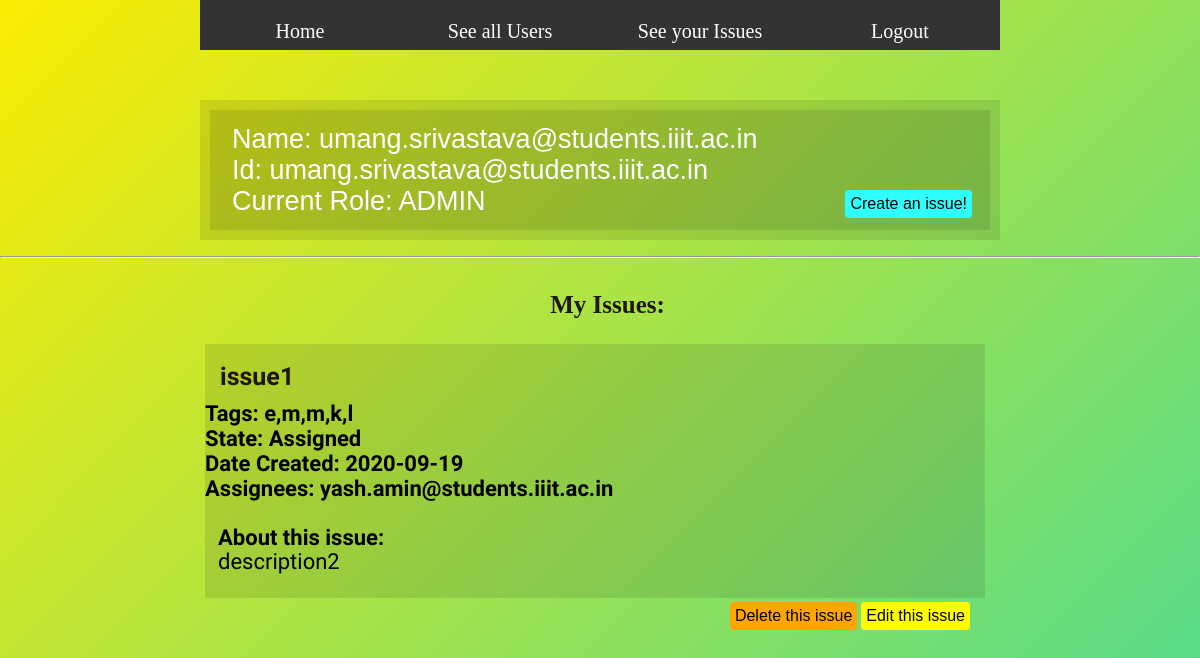
Before: /myissues (signed in) with the older database file.
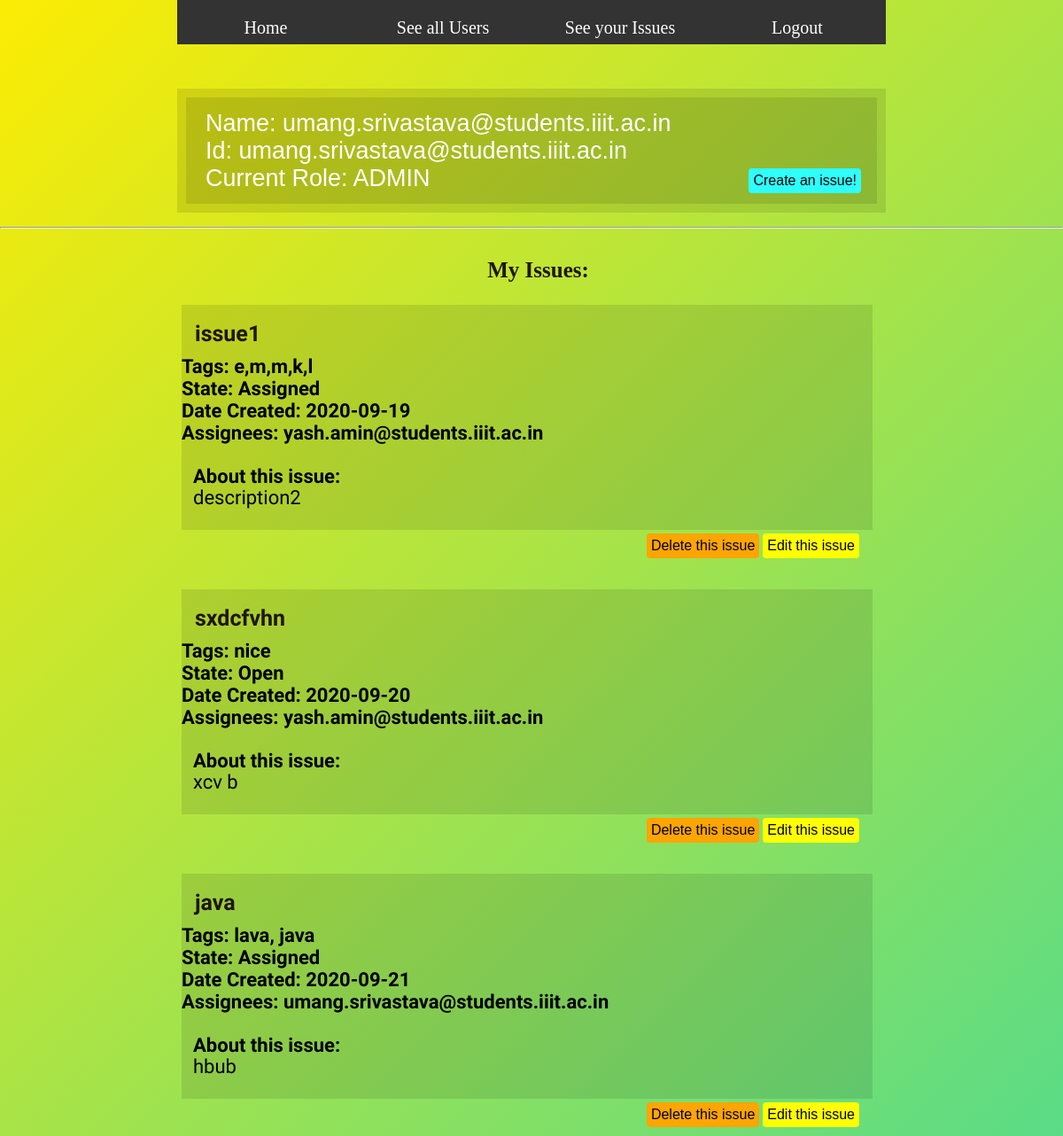
After: the same page with the newer database file.
### app.py (models this page shows, shortened)
class USERS(db.Model):
	id = db.Column(db.Integer, primary_key=True)
	username = db.Column(db.String(100), nullable=True)
	Name = db.Column(db.String(100), nullable=True)
	role = db.Column(db.String(50), nullable=True)

class ISSUES(db.Model):
	id = db.Column(db.Integer, primary_key=True)
	title = db.Column(db.String(100), nullable=False)
	description = db.Column(db.String(200), nullable=False)
	state = db.Column(db.String(100), nullable=False)
	tags = db.Column(db.String(100), nullable=False)
	assignees = db.Column(db.String(200), nullable=True)
	owner = db.Column(db.String(100), nullable=False)
	gitlink = db.Column(db.String(100), nullable=False)
	date_created = db.Column(db.DateTime, default=datetime.utcnow)
	assignees = db.Column(db.String(1000), nullable = True)

### app.py (the view)
@app.route('/myissues')
def myissues():
	current_owner = session["username"]
	current_name = session["Name"]
	current_role = session["role"]
	user = USERS.query.filter_by(username = current_owner).all()
	myissues = ISSUES.query.filter_by(owner = current_owner).all()
	return render_template('/myissues.html',
		username = current_owner,
		Name = current_name,
		Role = current_role,
		myissues = myissues)

### templates/myissues.html (shortened to what this page needs)
{% extends 'base.html' %}
{% block body %}
<div class="content">
    <div id="mainPicture">
        <div class="picture">
            <div id="headerTitle">Name: {{Name}}</div>
            <div id="headerTitle">Id: {{username}}</div>
            <div id="headerTitle">Current Role: {{Role}}
            {% if Role == "VIEWER" %}
                <p></p>
            {% else %}
                <a href="{{ url_for('addissue') }}"><button class="createis" style="margin-right: 40px ">Create an issue!</button></a>
            {% endif %}
        </div>
        </div>
    </div>
    <br><hr>
    <h1 style="text-align: center">My Issues: </h1>
    {% if myissues|length < 1 %}
    <h4 style="text-align: center">You have  no issues. Create one!</h4>
    {% else %}
        {% for issue in myissues %}
        <div class="contentBox">
                <div class="innerBox">
                    <h1> {{issue.title}}</h1>
                    <h4 class="tags"> Tags: {{issue.tags}}</h4>
                    <h4 class="state">State: {{issue.state}}</h4>
                    <h4> Date Created: {{issue.date_created.date()}}</h4>
                    <h4 class="assignees">Assignees: {{issue.assignees}}</h4>
                    <br>
                    <div class="contentText" style="font-size: 22px">
                        <h4>About this issue:</h4>
                        <p> {{issue.description}}</p>
                        <br>
                        <p>
                            <p><a href="/update/{{issue.id}}"><button class="button" >Edit this issue</button></a>
                            <a href="/delete/{{issue.id}}"><button class="delis">Delete this issue</button></a></p>
                        </p>
                    </div>
                </div>
            </div>
            <br><br>
        {% endfor %}
    {% endif %}
</div>
{% endblock %}

### templates/base.html (shortened to what this page needs)
<!DOCTYPE html>
<html>
<head>
<link rel="stylesheet" type="text/css" href="{{ url_for('static', filename='css/main.css') }}" >
</head>
<body>
    <div id="page">
    	<div class="navbar">
        <div class="topNaviagationLink"><a href="{{url_for('homepage')}}">Home</a></div>
        <div class="topNaviagationLink"><a href="{{url_for('displayusers')}}">See all Users</a></div>
        {% if Role != 'VIEWER'%}
        <div class="topNaviagationLink"><a href="{{ url_for('myissues') }}">See your Issues</a></div>
        {% endif %}
        <div class="topNaviagationLink"><a href="{{url_for('logoutpage')}}">Logout</a></div>
    	</div>
	</div>
    {% block body %}{% endblock %}
 </body>
</html>

### static/css/main.css (style rules this page uses)
body { margin: 0; padding: 0; text-align: left; font-family:"Adobe Garamond Pro Bold", Georgia, "Times New Roman", Times, serif; font-size: 13px; background: linear-gradient(-45deg, #8ed523, #23d550, #24d6b3, #fcec03); background-size: 400% 400%; animation: gradient 15s ease infinite; }
* { margin: 0 auto 0 auto; text-align:left; }
#page { display: block; height:auto; position: relative; overflow: hidden; width: 800px; }
.navbar { margin: 0; padding: 0; overflow: hidden; background-color: #333; width:800px; top: 0; height: 50px; }
.topNaviagationLink { float: left; text-align:center; position:relative; font-size:20px; margin-left:-10px; margin-right:-10px; width:220px; height: 35px; line-height: 35px; color:#000000; z-index: 55px; }
.topNaviagationLink a { display: block; color: white; text-align: center; padding: 14px 16px; text-decoration: none; }
#mainPicture { position: relative; margin-top: 50px; clear:both; width:800px; height:140px; background-color: rgba(0,0,0,0.1); }
#mainPicture .picture { font-family: "Comic Sans MS", cursive, sans-serif; position:relative; width:780px; height:120px; top:10px; margin-left:10px; background-color: rgba(0,0,0,0.1); background-repeat:no-repeat; }
#headerTitle { position:relative; text-align:left; top:14px; left:22px; font-size:27px; color:#FFFFFF; }
.contentBox { margin-top:10px; width:800px; height:auto; padding-bottom:20px; }
.contentBox .innerBox { font-family: 'Baumans'; font-weight: lighter; font-size: 22px; margin-left: 5px; position:relative; width:780px; height:auto; top:10px; background-color: rgba(0,0,0,0.1); background-repeat:repeat-x; }
h1 { font-size:25px; margin-bottom:10px; padding-top:18px; margin-left:15px; margin-top:15px; color:#1F1603; }
.contentText { line-height:24px; margin-left:13px; margin-right:13px; }
.button { float: right; background-color: yellow; border-radius: 4px; border: none; color: black; padding: 5px; text-align: center; text-decoration: none; display: inline-block; font-size: 16px; margin: 4px 2px; cursor: pointer; }
.delis { float: right; border-radius: 4px; border: none; padding: 5px; text-align: center; text-decoration: none; display: inline-block; font-size: 16px; margin: 4px 2px; cursor: pointer; background-color: orange; color: black; }
.createis { float: right; border-radius: 4px; border: none; padding: 5px; text-align: center; text-decoration: none; display: inline-block; font-size: 16px; margin: 4px 2px; cursor: pointer; background-color: #2efffc; color: black; }
html, body { text-align: center; }
p { text-align: left; }

Changed rows visible on the page:
added ISSUES: title "sxdcfvhn", tags "nice", state "Open", date_created "2020-09-20", assignees "yash.amin@students.iiit.ac.in", description "xcv b"
added ISSUES: title "java", tags "lava, java", state "Assigned", date_created "2020-09-21", assignees "umang.srivastava@students.iiit.ac.in", description "hbub"
